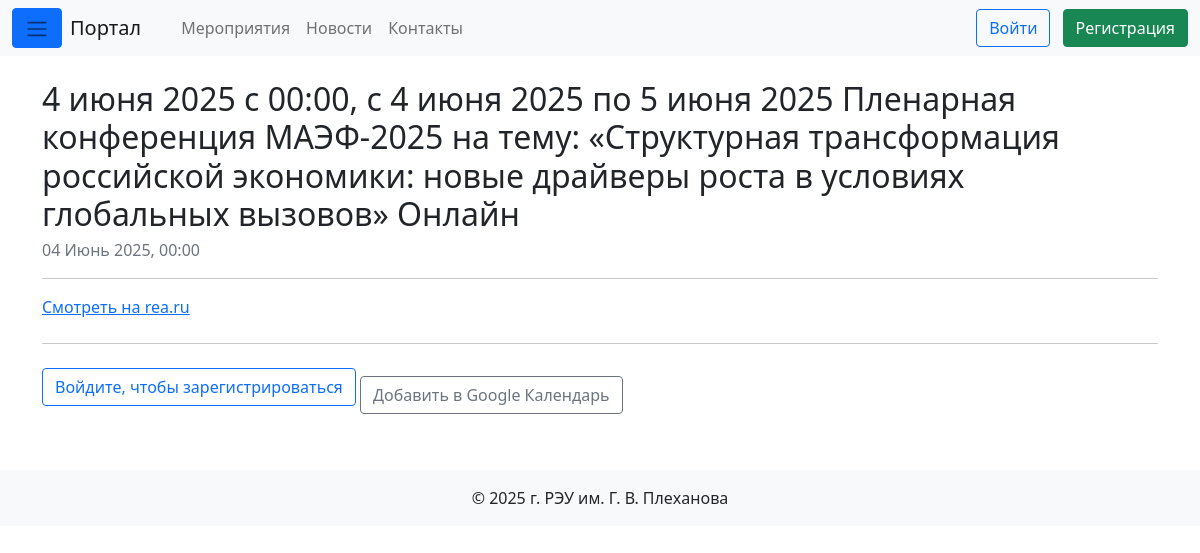
The page /event/15/ on the database its author committed.
### portal/models.py (models this page shows, shortened)
class Event(models.Model):
    title       = models.CharField(_("Название"), max_length=200)
    description = models.TextField(_("Описание"), blank=True)
    start_time  = models.DateTimeField(_("Дата и время начала"))
    end_time    = models.DateTimeField(
        _("Дата и время окончания"), null=True, blank=True
    )
    created     = models.DateTimeField(_("Создано"), auto_now_add=True)
    class Meta:
        ordering = ["start_time"]
        verbose_name = _("Мероприятие")
        verbose_name_plural = _("Мероприятия")

### portal/views.py (the view, shortened to what this page needs)
# urls.py: path("event/<int:pk>/", EventDetailView.as_view(), name="event_detail"),
class EventDetailView(DetailView):
    model = Event
    template_name = "portal/event_detail.html"
    context_object_name = "event"
    def get_context_data(self, **kwargs):
        ctx = super().get_context_data(**kwargs)
        event: Event = self.object
        user = self.request.user
        reg = (
            EventRegistration.objects
            .filter(event=event, user=user)
            .first() if user.is_authenticated else None
        )
        ctx.update({
            "gcal": _gcal_link(event),
            "registration": reg,
            "form": EventRegistrationForm(
                initial={"role": reg.role if reg else "guest"}
            ),
        })
        return ctx

### portal/views.py (called while the page is built)
def _gcal_link(event: Event) -> str:
    start = event.start_time.astimezone(dt_tz.utc).strftime("%Y%m%dT%H%M%SZ")
    end = (
        event.end_time.astimezone(dt_tz.utc).strftime("%Y%m%dT%H%M%SZ")
        if event.end_time else ""
    )
    return (
        "https://calendar.google.com/calendar/render?action=TEMPLATE"
        f"&text={quote(event.title)}"
        f"&dates={start}/{end}"
        f"&details={quote(event.description or '')}"
    )

### templates/portal/event_detail.html (shortened to what this page needs)
{% extends "base.html" %}
{% block content %}
<h2 class="mb-1">{{ event.title }}</h2>
<p class="text-muted">
  {{ event.start_time|date:"d F Y, H:i" }}
</p>
<hr>
{% if event.description %}
  {{ event.description|safe }}
{% else %}
  <p class="text-muted"><em>Описание отсутствует.</em></p>
{% endif %}
<hr class="my-4">
{% if user.is_authenticated %}
  {% if registration %}
    <div class="alert alert-success mb-3">
      Вы зарегистрированы как «{{ registration.get_role_display }}».
    </div>
    <form method="post" class="d-inline">
      {% csrf_token %}
      <button name="unregister" class="btn btn-outline-danger">
        Отменить регистрацию
      </button>
    </form>
  {% else %}
    <form method="post" class="row g-3 align-items-end mb-3">
      {% csrf_token %}
      <div class="col-auto">{{ form.role }}</div>
      <div class="col-auto">
        <button name="register" class="btn btn-primary">Записаться</button>
      </div>
    </form>
  {% endif %}
{% else %}
  <a href="{% url 'portal:login' %}?next={{ request.path }}"
     class="btn btn-outline-primary mb-3">
    Войдите, чтобы зарегистрироваться
  </a>
{% endif %}
<a class="btn btn-outline-secondary"
   href="{{ gcal }}" target="_blank" rel="noopener">
  Добавить в Google Календарь
</a>
{% endblock %}

### rows shown on the page
Event: title "4 июня 2025 c 00:00, c 4 июня 2025 по 5 июня 2025 Пленарная конференция МАЭФ-2025 на тему: «Структурная трансформация российской экономики: новые драйверы роста в условиях глобальных вызовов» Онлайн", start_time "04 Июнь 2025, 00:00", description "Смотреть на rea.ru"
